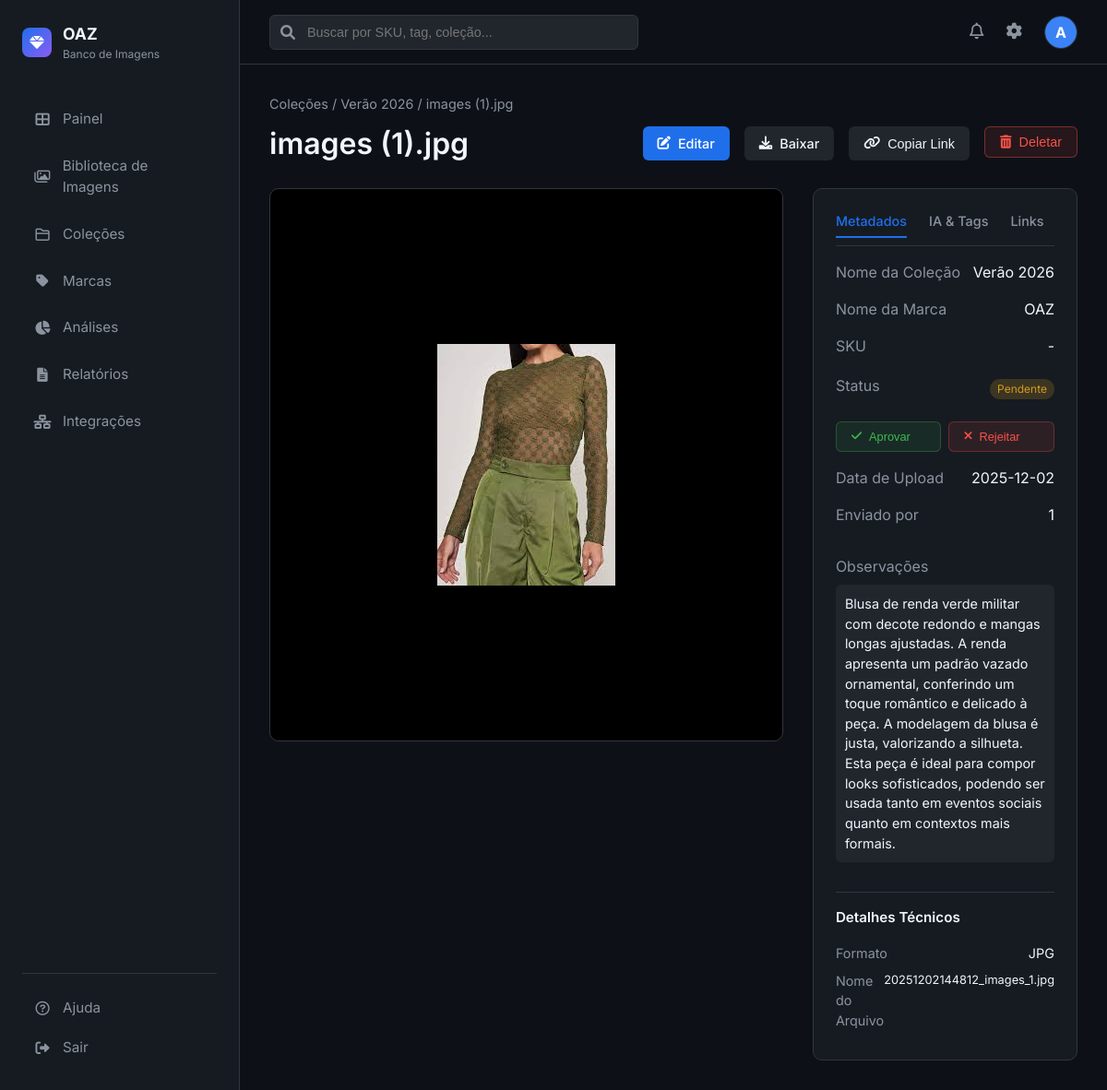
/image/4 (signed in), run on an earlier commit of the app's database.
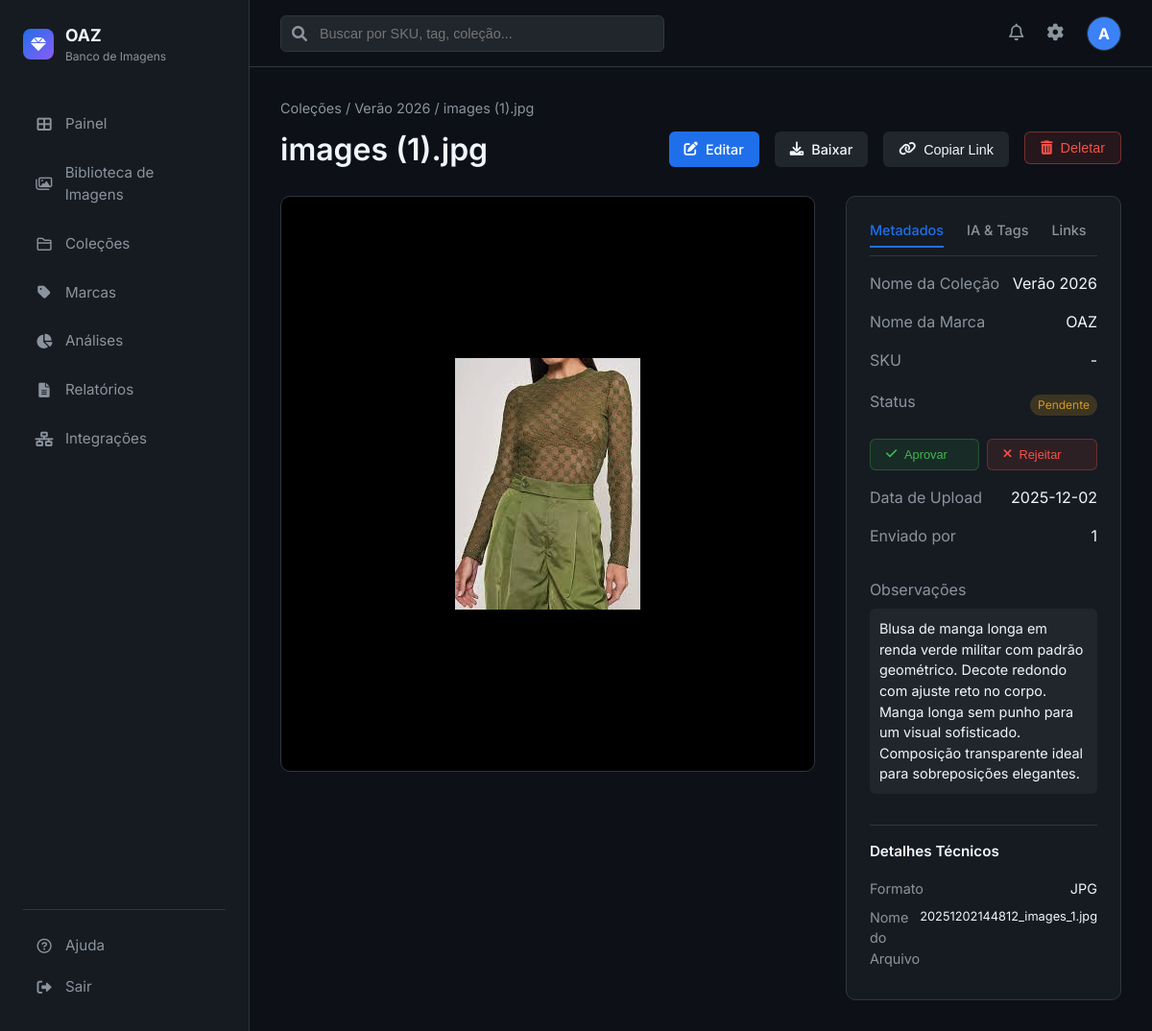
And on a later commit of the database.
### app.py (models this page shows, shortened)
class User(UserMixin, db.Model):
    id = db.Column(db.Integer, primary_key=True)
    username = db.Column(db.String(80), unique=True, nullable=False)
    email = db.Column(db.String(120), unique=True, nullable=False)
    password_hash = db.Column(db.String(128))

class Collection(db.Model):
    id = db.Column(db.Integer, primary_key=True)
    name = db.Column(db.String(100), nullable=False)
    description = db.Column(db.Text)
    season = db.Column(db.String(50))
    year = db.Column(db.Integer)
    created_at = db.Column(db.DateTime, default=datetime.utcnow)
    images = db.relationship('Image', backref='collection', lazy=True)

class Image(db.Model):
    id = db.Column(db.Integer, primary_key=True)
    filename = db.Column(db.String(255), nullable=False)
    original_name = db.Column(db.String(255), nullable=False)
    description = db.Column(db.Text)
    sku = db.Column(db.String(50))
    brand_id = db.Column(db.Integer, db.ForeignKey('brand.id'))
    status = db.Column(db.String(20), default='Pendente')
    upload_date = db.Column(db.DateTime, default=datetime.utcnow)
    shooting_date = db.Column(db.Date)
    photographer = db.Column(db.String(100))
    unique_code = db.Column(db.String(50), unique=True)
    collection_id = db.Column(db.Integer, db.ForeignKey('collection.id'))
    uploader_id = db.Column(db.Integer, db.ForeignKey('user.id'))
    tags = db.Column(db.Text)
    ai_item_type = db.Column(db.String(100))
    ai_color = db.Column(db.String(50))
    ai_material = db.Column(db.String(50))
    ai_pattern = db.Column(db.String(50))
    ai_style = db.Column(db.String(50))

class Brand(db.Model):
    id = db.Column(db.Integer, primary_key=True)
    name = db.Column(db.String(100), nullable=False, unique=True)
    description = db.Column(db.Text)
    created_at = db.Column(db.DateTime, default=datetime.utcnow)
    images = db.relationship('Image', backref='brand_ref', lazy=True)

### app.py (the view)
@app.route('/image/<int:id>')
@login_required
def image_detail(id):
    image = Image.query.get_or_404(id)
    try:
        image.tag_list = json.loads(image.tags) if image.tags else []
    except:
        image.tag_list = []
    return render_template('images/detail.html', image=image)

### app.py (called while the page is built)
@login_manager.user_loader
def load_user(user_id):
    return User.query.get(int(user_id))

### templates/images/detail.html (shortened to what this page needs)
{% extends "base.html" %}
{% block content %}
<div style="margin-bottom: 1.5rem;">
    <div style="font-size: 0.9rem; color: var(--text-secondary); margin-bottom: 0.5rem;">
        Coleções / {{ image.collection.name if image.collection else 'Sem Categoria' }} / {{ image.original_name }}
    </div>
    <div style="display: flex; justify-content: space-between; align-items: center;">
        <h1>{{ image.original_name }}</h1>
        <div style="display: flex; gap: 1rem;">
            <a href="{{ url_for('edit_image', id=image.id) }}" class="btn" style="background: var(--accent-blue); color: white;">
                <i class="fas fa-edit"></i> Editar
            </a>
            <a href="{{ url_for('static', filename='uploads/' + image.filename) }}" download class="btn" style="background: var(--bg-tertiary); color: var(--text-primary);">
                <i class="fas fa-download"></i> Baixar
            </a>
            <button onclick="copyToClipboard('direct-url')" class="btn" style="background: var(--bg-tertiary); color: var(--text-primary);">
                <i class="fas fa-link"></i> Copiar Link
            </button>
            <form action="{{ url_for('delete_image', id=image.id) }}" method="POST" style="display: inline;"
                onsubmit="return confirm('Tem certeza que deseja deletar esta imagem? Esta ação não pode ser desfeita.');">
                <button type="submit" class="btn"
                    style="background: rgba(248, 81, 73, 0.1); color: #f85149; border: 1px solid rgba(248, 81, 73, 0.4);">
                    <i class="fas fa-trash-alt"></i> Deletar
                </button>
            </form>
        </div>
    </div>
</div>
<div style="display: grid; grid-template-columns: 2fr 1fr; gap: 2rem;">
    <div class="stat-card"
        style="padding: 0; overflow: hidden; display: flex; align-items: center; justify-content: center; background: black; height: 600px;">
        <img src="{{ url_for('static', filename='uploads/' + image.filename) }}"
            style="max-width: 100%; max-height: 100%; object-fit: contain;">
    </div>
    <div class="stat-card">
        <div style="border-bottom: 1px solid var(--border-color); margin-bottom: 1rem; padding-bottom: 0.5rem;">
            <div style="display: flex; gap: 1.5rem; font-size: 0.9rem; font-weight: 500;">
                <span id="tab-metadata" class="tab-button active-tab"
                    style="cursor: pointer; padding-bottom: 6px; transition: all 0.3s; color: var(--accent-blue); border-bottom: 2px solid var(--accent-blue);"
                    onclick="switchTab('metadata')">Metadados</span>
                <span id="tab-ai" class="tab-button"
                    style="cursor: pointer; padding-bottom: 6px; transition: all 0.3s; color: var(--text-secondary); border-bottom: 2px solid transparent;"
                    onclick="switchTab('ai')">IA & Tags</span>
                <span id="tab-links" class="tab-button"
                    style="cursor: pointer; padding-bottom: 6px; transition: all 0.3s; color: var(--text-secondary); border-bottom: 2px solid transparent;"
                    onclick="switchTab('links')">Links</span>
            </div>
        </div>
        <div id="content-metadata" class="tab-content" style="display: flex; flex-direction: column; gap: 1rem;">
            <div style="display: flex; justify-content: space-between;">
                <span style="color: var(--text-secondary);">Nome da Coleção</span>
                <span>{{ image.collection.name if image.collection else '-' }}</span>
            </div>
            <div style="display: flex; justify-content: space-between;">
                <span style="color: var(--text-secondary);">Nome da Marca</span>
                <span>{{ image.brand_ref.name if image.brand_ref else '-' }}</span>
            </div>
            <div style="display: flex; justify-content: space-between;">
                <span style="color: var(--text-secondary);">SKU</span>
                <span>{{ image.sku or '-' }}</span>
            </div>
            <div style="display: flex; justify-content: space-between; align-items: center;">
                <span style="color: var(--text-secondary);">Status</span>
                <span class="status-badge status-{{ image.status.lower() }}">{{ image.status }}</span>
            </div>
            <div style="display: flex; gap: 0.5rem; margin-top: 0.5rem;">
                <form action="{{ url_for('update_image_status', id=image.id, status='Aprovado') }}" method="POST" style="flex: 1;">
                    <button type="submit" class="btn" style="width: 100%; background: rgba(63, 185, 80, 0.1); color: #3fb950; border: 1px solid rgba(63, 185, 80, 0.3); font-size: 0.8rem;">
                        <i class="fas fa-check"></i> Aprovar
                    </button>
                </form>
                <form action="{{ url_for('update_image_status', id=image.id, status='Rejeitado') }}" method="POST" style="flex: 1;">
                    <button type="submit" class="btn" style="width: 100%; background: rgba(248, 81, 73, 0.1); color: #f85149; border: 1px solid rgba(248, 81, 73, 0.3); font-size: 0.8rem;">
                        <i class="fas fa-times"></i> Rejeitar
                    </button>
                </form>
            </div>
            <div style="display: flex; justify-content: space-between;">
                <span style="color: var(--text-secondary);">Data de Upload</span>
                <span>{{ image.upload_date.strftime('%Y-%m-%d') }}</span>
            </div>
            <div style="display: flex; justify-content: space-between;">
                <span style="color: var(--text-secondary);">Enviado por</span>
                <span>{{ image.uploader_id }}</span>
            </div>
            <div style="margin-top: 1rem;">
                <span style="color: var(--text-secondary); display: block; margin-bottom: 0.5rem;">Observações</span>
                <div style="background: var(--bg-tertiary); padding: 10px; border-radius: 6px; font-size: 0.9rem;">
                    {{ image.description or 'Sem observações.' }}
                </div>
            </div>
            <div style="margin-top: 1rem; padding-top: 1rem; border-top: 1px solid var(--border-color);">
                <h4 style="font-size: 0.95rem; margin-bottom: 1rem;">Detalhes Técnicos</h4>
                <div style="display: flex; justify-content: space-between; margin-bottom: 0.5rem; font-size: 0.9rem;">
                    <span style="color: var(--text-secondary);">Formato</span>
                    <span>{{ image.filename.split('.')[-1].upper() }}</span>
                </div>
                <div style="display: flex; justify-content: space-between; margin-bottom: 0.5rem; font-size: 0.9rem;">
                    <span style="color: var(--text-secondary);">Nome do Arquivo</span>
                    <span style="font-size: 0.8rem;">{{ image.filename }}</span>
                </div>
            </div>
        </div>
    </div>
</div>
{% endblock %}

### templates/base.html (shortened to what this page needs)
<!DOCTYPE html>
<html lang="pt-BR">
<head>
    <link rel="stylesheet" href="{{ url_for('static', filename='css/style.css') }}">
    <link href="https://cdnjs.cloudflare.com/ajax/libs/font-awesome/6.0.0/css/all.min.css" rel="stylesheet">
</head>
<body>
    <div class="app-container">
        <aside class="sidebar">
            <div class="logo-area">
                <div class="logo-icon">
                    <i class="fas fa-gem"></i>
                </div>
                <div>
                    <div style="font-weight: 700; font-size: 1.1rem;">OAZ</div>
                    <div style="font-size: 0.75rem; color: var(--text-secondary);">Banco de Imagens</div>
                </div>
            </div>
            <nav class="nav-menu">
                <a href="{{ url_for('dashboard') }}"
                    class="nav-item {% if request.endpoint == 'dashboard' %}active{% endif %}">
                    <i class="fas fa-th-large"></i>
                    <span>Painel</span>
                </a>
                <a href="{{ url_for('catalog') }}"
                    class="nav-item {% if request.endpoint == 'catalog' %}active{% endif %}">
                    <i class="far fa-images"></i>
                    <span>Biblioteca de Imagens</span>
                </a>
                <a href="{{ url_for('collections') }}"
                    class="nav-item {% if request.endpoint == 'collections' %}active{% endif %}">
                    <i class="far fa-folder"></i>
                    <span>Coleções</span>
                </a>
                <a href="{{ url_for('brands') }}"
                    class="nav-item {% if request.endpoint == 'brands' %}active{% endif %}">
                    <i class="fas fa-tag"></i>
                    <span>Marcas</span>
                </a>
                <a href="{{ url_for('analytics') }}"
                    class="nav-item {% if request.endpoint == 'analytics' %}active{% endif %}">
                    <i class="fas fa-chart-pie"></i>
                    <span>Análises</span>
                </a>
                <a href="{{ url_for('reports') }}"
                    class="nav-item {% if request.endpoint == 'reports' %}active{% endif %}">
                    <i class="fas fa-file-alt"></i>
                    <span>Relatórios</span>
                </a>
                <a href="{{ url_for('integrations') }}"
                    class="nav-item {% if request.endpoint == 'integrations' %}active{% endif %}">
                    <i class="fas fa-network-wired"></i>
                    <span>Integrações</span>
                </a>
            </nav>
            <div class="bottom-menu">
                <a href="#" class="nav-item">
                    <i class="far fa-question-circle"></i>
                    <span>Ajuda</span>
                </a>
                <a href="{{ url_for('logout') }}" class="nav-item">
                    <i class="fas fa-sign-out-alt"></i>
                    <span>Sair</span>
                </a>
            </div>
        </aside>
        <main class="main-content">
            <header class="top-header">
                <div class="search-bar">
                    <i class="fas fa-search"></i>
                    <input type="text" placeholder="Buscar por SKU, tag, coleção...">
                </div>
                <div class="header-actions">
                    <button class="icon-btn"><i class="far fa-bell"></i></button>
                    <a href="{{ url_for('settings') }}" class="icon-btn"><i class="fas fa-cog"></i></a>
                    <div class="user-profile">
                        <div
                            style="width:100%; height:100%; background:#3b82f6; display:flex; align-items:center; justify-content:center; color:white; font-weight:bold;">
                            {{ current_user.username[0].upper() }}
                        </div>
                    </div>
                </div>
            </header>
            <div class="content-scroll">
                {% block content %}{% endblock %}
            </div>
        </main>
    </div>
</body>
</html>

### static/css/style.css (style rules this page uses)
:root { --bg-primary: #0d1117; --bg-secondary: #161b22; --bg-tertiary: #21262d; --text-primary: #f0f6fc; --text-secondary: #8b949e; --accent-primary: #238636; --accent-blue: #1f6feb; --border-color: #30363d; --card-bg: #161b22; --hover-bg: #21262d; --font-main: 'Inter', -apple-system, BlinkMacSystemFont, sans-serif; }
* { box-sizing: border-box; margin: 0; padding: 0; }
body { font-family: var(--font-main); background-color: var(--bg-primary); color: var(--text-primary); line-height: 1.5; height: 100vh; display: flex; overflow: hidden; }
h1, h2, h3, h4, h5, h6 { color: var(--text-primary); font-weight: 600; }
a { text-decoration: none; color: var(--accent-blue); }
.app-container { display: flex; width: 100%; height: 100%; }
.sidebar { width: 260px; background-color: var(--bg-secondary); border-right: 1px solid var(--border-color); display: flex; flex-direction: column; padding: 1.5rem; flex-shrink: 0; }
.logo-area { display: flex; align-items: center; gap: 12px; margin-bottom: 2.5rem; }
.logo-icon { width: 32px; height: 32px; background: linear-gradient(135deg, #1f6feb, #8b5cf6); border-radius: 8px; display: flex; align-items: center; justify-content: center; font-weight: bold; color: white; }
.nav-menu { display: flex; flex-direction: column; gap: 0.5rem; flex: 1; }
.nav-item { display: flex; align-items: center; gap: 12px; padding: 10px 12px; border-radius: 6px; color: var(--text-secondary); transition: all 0.2s ease; font-size: 0.95rem; }
.nav-item i { width: 20px; text-align: center; }
.bottom-menu { margin-top: auto; border-top: 1px solid var(--border-color); padding-top: 1rem; }
.main-content { flex: 1; display: flex; flex-direction: column; overflow: hidden; background-color: var(--bg-primary); }
.top-header { height: 70px; border-bottom: 1px solid var(--border-color); display: flex; align-items: center; justify-content: space-between; padding: 0 2rem; background-color: var(--bg-primary); }
.search-bar { position: relative; width: 400px; }
.search-bar input { width: 100%; background-color: var(--bg-tertiary); border: 1px solid var(--border-color); padding: 10px 16px 10px 40px; border-radius: 6px; color: var(--text-primary); font-size: 0.9rem; }
.search-bar i { position: absolute; left: 12px; top: 50%; transform: translateY(-50%); color: var(--text-secondary); }
.header-actions { display: flex; align-items: center; gap: 1.5rem; }
.icon-btn { background: none; border: none; color: var(--text-secondary); cursor: pointer; font-size: 1.1rem; }
.user-profile { width: 36px; height: 36px; border-radius: 50%; background-color: var(--bg-tertiary); border: 1px solid var(--border-color); overflow: hidden; }
.content-scroll { flex: 1; overflow-y: auto; padding: 2rem; }
.stat-card { background-color: var(--card-bg); border: 1px solid var(--border-color); border-radius: 10px; padding: 1.5rem; }
.btn { padding: 8px 16px; border-radius: 6px; font-size: 0.9rem; font-weight: 500; cursor: pointer; border: none; transition: all 0.2s; display: inline-flex; align-items: center; gap: 8px; }
.status-badge { display: inline-block; padding: 2px 8px; border-radius: 12px; font-size: 0.75rem; margin-top: 0.5rem; }
.status-pendente { background-color: rgba(210, 153, 34, 0.2); color: #d29922; }

What changed in the data, as far as the page shows it:
changed Image "images (1).jpg": description "Blusa de renda verde militar com decote redondo e mangas longas ajustadas. A renda apresenta um padrão vazado ornamental, conferindo um toque romântico e delicado à peça. A modelagem da blusa é justa, valorizando a silhueta. Esta peça é ideal para compor looks sofisticados, podendo ser usada tanto em eventos sociais quanto em contextos mais formais." → "Blusa de manga longa em renda verde militar com padrão geométrico. Decote redondo com ajuste reto no corpo. Manga longa sem punho para um visual sofisticado. Composição transparente ideal para sobreposições elegantes."
